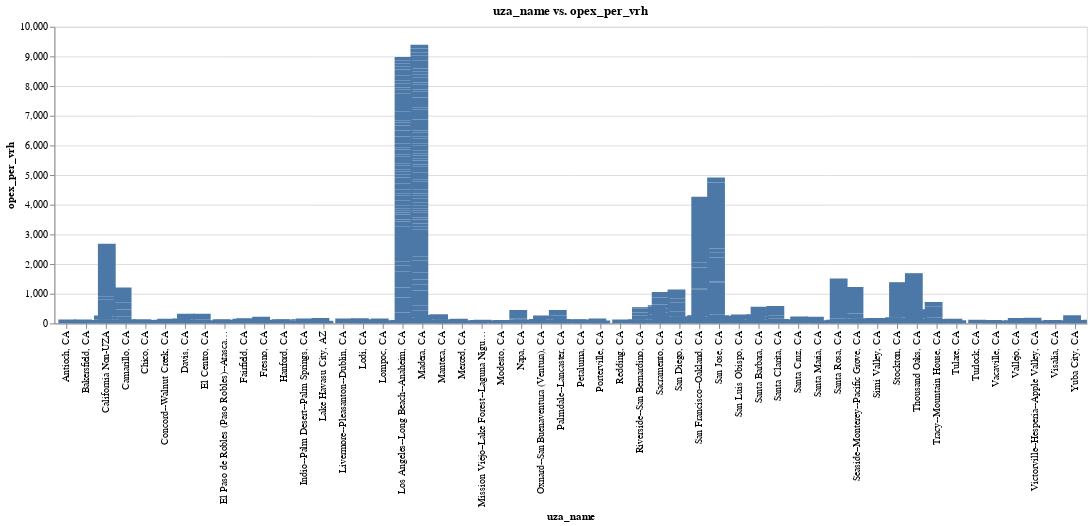

Source (notebook cell):
### Code cell
make_bar(
    agg_metrics_no_outliers,
    x_ax = "uza_name",
    y_ax = "opex_per_vrh",
    #color = "agency",
    x_offset = "report_year",
    #column= "report_year"
)

### Figure 1 — Vega-Lite specification as saved in the notebook (floating-point values rounded to 4 significant figures; data arrays with more than 128 entries replaced by an {"elided": "..."} marker saying what was removed)
{"config": {"view": {"continuousWidth": 300, "continuousHeight": 300}}, "data": {"name": "data-37f63450d1e6173462a08b14ae7142fa"}, "mark": {"type": "bar"}, "encoding": {"tooltip": [{"field": "uza_name", "type": "nominal"}, {"field": "opex_per_vrh", "type": "quantitative"}, {"field": "agency", "type": "nominal"}], "x": {"field": "uza_name", "type": "nominal"}, "xOffset": {"field": "report_year", "type": "quantitative"}, "y": {"field": "opex_per_vrh", "type": "quantitative"}}, "params": [{"name": "param_18", "select": {"type": "interval", "encodings": ["x", "y"]}, "bind": "scales"}], "title": "uza_name vs. opex_per_vrh", "$schema": "https://vega.github.io/schema/vega-lite/v5.17.0.json", "datasets": {"data-37f63450d1e6173462a08b14ae7142fa": {"elided": "320 records"}}}
